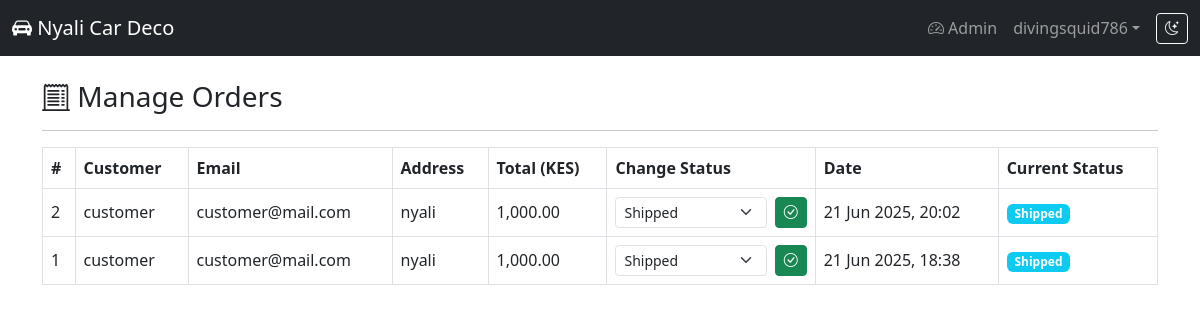
The app's page /admin/orders.php (signed in) with its own data.
### tables this page shows
CREATE TABLE `orders` (
  `id` int(11) NOT NULL,
  `user_id` int(11) DEFAULT NULL,
  `customer_name` varchar(100) DEFAULT NULL,
  `email` varchar(100) DEFAULT NULL,
  `address` text DEFAULT NULL,
  `total` decimal(10,2) DEFAULT NULL,
  `status` varchar(50) DEFAULT 'Pending',
  `order_date` timestamp NOT NULL DEFAULT current_timestamp()
);

### admin/orders.php (the view, shortened to what this page needs)
<?php
include '../includes/config.php';
include '../includes/header.php';
$result = $conn->query("SELECT * FROM orders ORDER BY order_date DESC");
?>
<h3><i class="bi bi-receipt-cutoff"></i> Manage Orders</h3>
<hr>
<?php if ($result->num_rows === 0): ?>
    <div class="alert alert-info">No orders have been placed yet.</div>
<?php else: ?>
    <table class="table table-bordered table-hover align-middle">
        <thead>
        <tr>
            <th>#</th>
            <th>Customer</th>
            <th>Email</th>
            <th>Address</th>
            <th>Total (KES)</th>
            <th>Change Status</th>
            <th>Date</th>
            <th>Current Status</th>
        </tr>
        </thead>
        <tbody>
        <?php while ($order = $result->fetch_assoc()): ?>
            <tr>
                <td><?= $order['id'] ?></td>
                <td><?= htmlspecialchars($order['customer_name']) ?></td>
                <td><?= htmlspecialchars($order['email']) ?></td>
                <td><?= htmlspecialchars($order['address']) ?></td>
                <td><?= number_format($order['total'], 2) ?></td>
                <td>
                    <form method="POST" class="d-flex align-items-center gap-2">
                        <select name="status" class="form-select form-select-sm">
                            <?php
                            $statuses = ['Pending', 'Processing', 'Shipped', 'Delivered', 'Cancelled'];
                            foreach ($statuses as $statusOption): ?>
                                <option value="<?= $statusOption ?>" <?= $order['status'] === $statusOption ? 'selected' : '' ?>>
                                    <?= $statusOption ?>
                                </option>
                            <?php endforeach; ?>
                        </select>
                        <button type="submit" class="btn btn-sm btn-success">
                            <i class="bi bi-check-circle"></i>
                        </button>
                    </form>
                </td>
                <td><?= date('d M Y, H:i', strtotime($order['order_date'])) ?></td>
                <td><span class="badge bg-info"><?= htmlspecialchars($order['status']) ?></span></td>
            </tr>
        <?php endwhile; ?>
        </tbody>
    </table>
<?php endif; ?>
<?php include '../includes/footer.php'; ?>

### includes/header.php (shortened to what this page needs)
<!DOCTYPE html>
<html lang="en">
<head>
    <link href="https://cdn.jsdelivr.net/npm/bootstrap@5.3.0/dist/css/bootstrap.min.css" rel="stylesheet">
    <link href="https://cdn.jsdelivr.net/npm/bootstrap-icons@1.10.5/font/bootstrap-icons.css" rel="stylesheet">
</head>
<body>
<nav class="navbar navbar-expand-lg navbar-dark bg-dark mb-4">
    <div class="container-fluid">
        <a class="navbar-brand" href="/nyali_car_deco/index.php">
            <i class="bi bi-car-front-fill"></i> Nyali Car Deco
        </a>
        <div class="collapse navbar-collapse" id="navbarNav">
            <ul class="navbar-nav ms-auto align-items-center">
                <?php if (isset($_SESSION['user'])): ?>
                    <?php if ($_SESSION['user']['role'] === 'admin'): ?>
                        <li class="nav-item"><a class="nav-link" href="/nyali_car_deco/admin/dashboard.php"><i class="bi bi-speedometer2"></i> Admin</a></li>
                    <?php endif; ?>
                    <li class="nav-item dropdown">
                        <a class="nav-link dropdown-toggle d-flex align-items-center" href="#" id="userDropdown" role="button" data-bs-toggle="dropdown" aria-expanded="false">
                            <?= htmlspecialchars($_SESSION['user']['username']) ?>
                        </a>
                    </li>
                <?php else: ?>
                    <li class="nav-item"><a class="nav-link" href="/nyali_car_deco/register.php"><i class="bi bi-person-plus"></i> Register</a></li>
                    <li class="nav-item"><a class="nav-link" href="/nyali_car_deco/login.php"><i class="bi bi-box-arrow-in-right"></i> Login</a></li>
                <?php endif; ?>
                <li class="nav-item ms-2">
                    <button id="darkToggle" class="btn btn-sm btn-outline-light" title="Toggle dark mode">
                        <i class="bi bi-moon-stars"></i>
                    </button>
                </li>
            </ul>
        </div>
    </div>
</nav>
<div class="container">

### includes/footer.php (shortened to what this page needs)
</div>
</body>
</html>

### records on screen
orders: id "2", customer_name "customer", email "customer@mail.com", address "nyali", total "1,000.00", status "Shipped", order_date "21 Jun 2025, 20:02"
orders: id "1", customer_name "customer", email "customer@mail.com", address "nyali", total "1,000.00", status "Shipped", order_date "21 Jun 2025, 18:38"

### other values on screen
$_SESSION['user']['username'] "divingsquid786"
